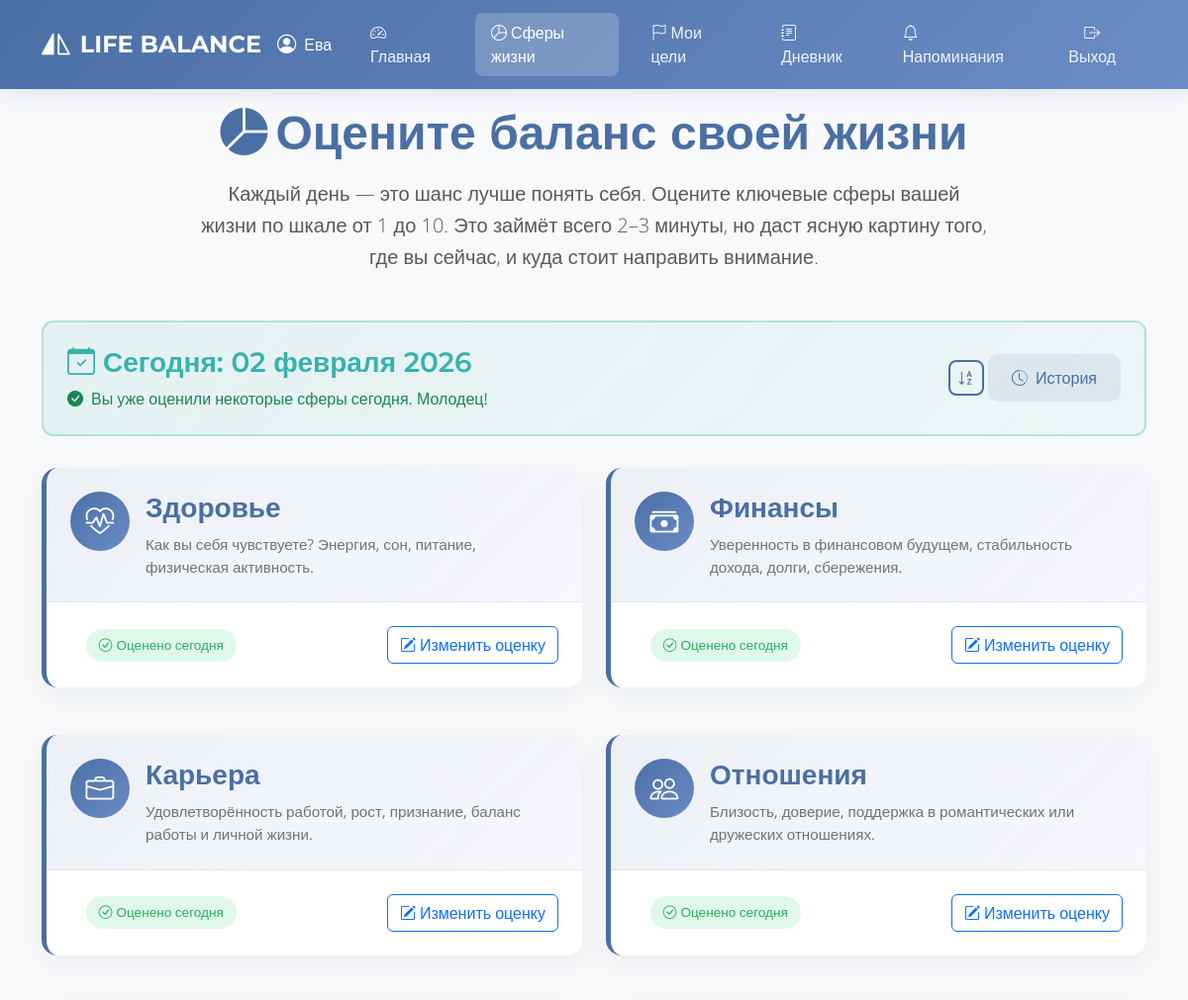
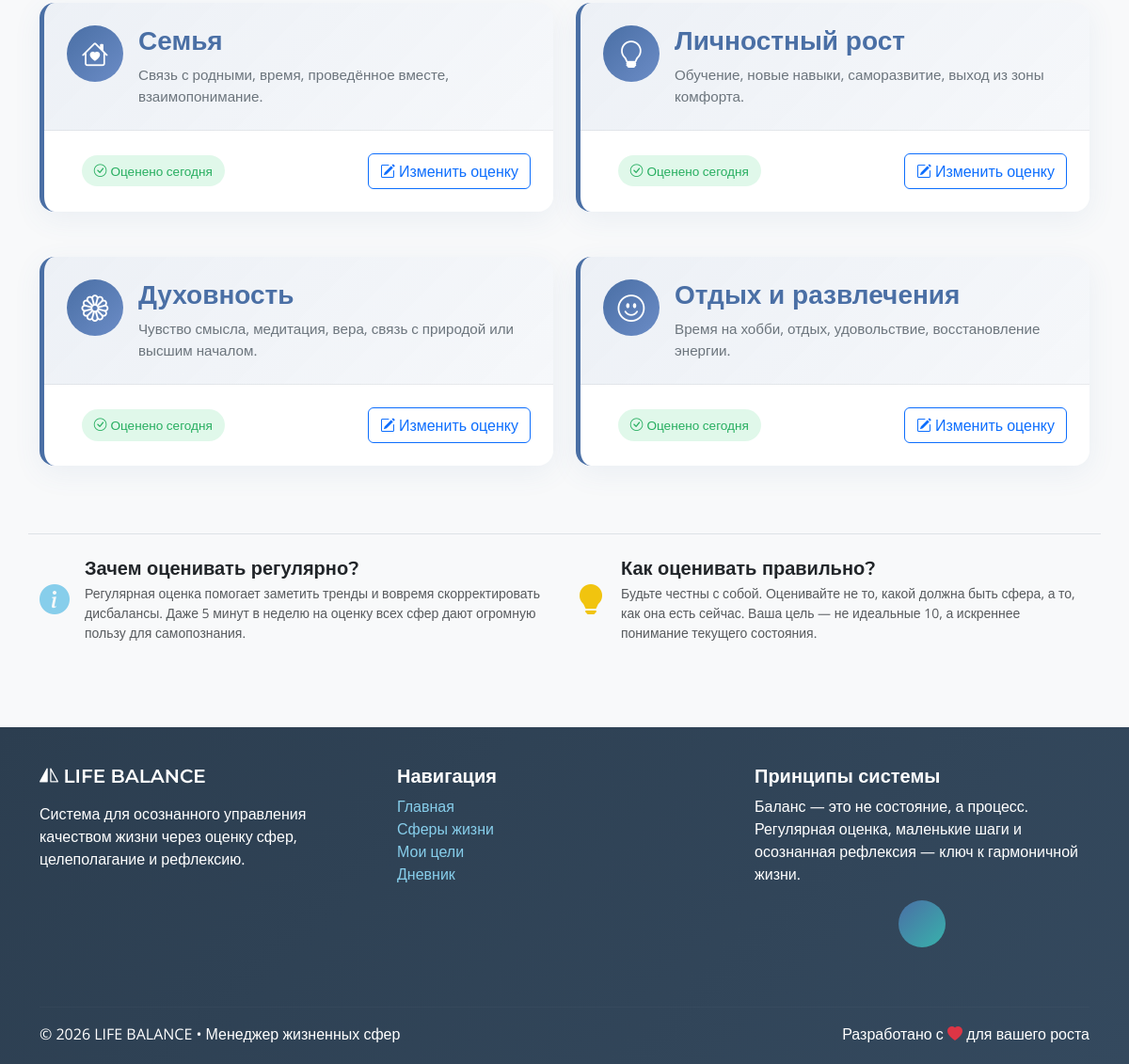
The page /spheres/ (signed in) on the database its author committed (2 pictures, top to bottom).
### lifemanager/models.py (models this page shows, shortened)
class User(AbstractBaseUser):
    id = models.UUIDField(primary_key=True, default=uuid.uuid4, editable=False)
    name = models.CharField(max_length=100, null=False, blank=False)
    email = models.EmailField(max_length=255, unique=True, null=False, blank=False)
    created_at = models.DateTimeField(auto_now_add=True)
    is_active = models.BooleanField(default=True)
    is_admin = models.BooleanField(default=False)
    objects = UserManager()
    USERNAME_FIELD = 'email'
    REQUIRED_FIELDS = ['name']

class LifeSphere(models.Model):
    id = models.UUIDField(primary_key=True, default=uuid.uuid4, editable=False)
    title = models.CharField(max_length=50, unique=True, null=False, blank=False)
    description = models.TextField(null=True, blank=True)

### lifemanager/views.py (the view)
# urls.py: path('spheres/', views.sphere_list, name='sphere_list'),
@login_required
def sphere_list(request):
    sort_by = request.GET.get('sort', '')
    if sort_by == 'alpha':
        spheres = LifeSphere.objects.all().order_by('title')
    else:
        spheres = LifeSphere.objects.all()
    today = date.today()
    assessed_today = SphereAssessment.objects.filter(
        user=request.user,
        date=today
    ).values_list('sphere_id', flat=True)
    return render(request, 'spheres/sphere_list.html', {
        'spheres': spheres,
        'today': today,
        'assessed_today': list(assessed_today),
        'sort_by': sort_by,
    })

### lifemanager/templates/spheres/sphere_list.html (shortened to what this page needs)
{% extends 'base.html' %}
{% block content %}
<div class="fade-in">
    <div class="text-center mb-5">
        <h1 class="display-5 fw-bold mb-3" style="color: var(--primary);">
            <i class="bi bi-pie-chart-fill me-2"></i>Оцените баланс своей жизни
        </h1>
        <p class="lead text-muted mx-auto" style="max-width: 800px; line-height: 1.6;">
            Каждый день — это шанс лучше понять себя. Оцените ключевые сферы вашей жизни по шкале от 1 до 10.
            Это займёт всего 2–3 минуты, но даст ясную картину того, где вы сейчас, и куда стоит направить внимание.
        </p>
    </div>
<div class="today-card">
    <div class="row align-items-center">
        <div class="col-md-8">
            <h3 class="today-title">
                <i class="bi bi-calendar-check me-2"></i>Сегодня: {{ today|date:"d E Y" }}
            </h3>
            {% if assessed_today %}
                <p class="mb-0 text-success">
                    <i class="bi bi-check-circle-fill me-2"></i>Вы уже оценили некоторые сферы сегодня. Молодец!
                </p>
            {% else %}
                <p class="mb-0 text-muted">
                    <i class="bi bi-info-circle me-2"></i>Начните с любой сферы. Регулярная оценка — ключ к осознанности.
                </p>
            {% endif %}
        </div>
        <div class="col-md-4 text-md-end">
<a href="{% if sort_by == 'alpha' %}{% url 'sphere_list' %}{% else %}{% url 'sphere_list' %}?sort=alpha{% endif %}"
   class="sort-toggle-btn {% if sort_by == 'alpha' %}active{% endif %}"
   title="{% if sort_by == 'alpha' %}Исходный порядок{% else %}Сортировать по алфавиту{% endif %}">
    {% if sort_by == 'alpha' %}
        <i class="bi bi-sort-numeric-down"></i>
    {% else %}
        <i class="bi bi-sort-alpha-down"></i>
    {% endif %}
</a>
            <a href="{% url 'assessment_history' %}" class="history-link">
                <i class="bi bi-clock-history me-2"></i>История
            </a>
        </div>
    </div>
</div>
    {% if spheres %}
        {% if spheres|length > 0 %}
            <div class="row g-4">
                {% for sphere in spheres %}
                <div class="col-lg-6">
                    <div class="sphere-card">
                        <div class="sphere-header">
                            <div class="d-flex align-items-start">
                                <div class="sphere-icon" style="background: linear-gradient(135deg, var(--primary) 0%, var(--primary-light) 100%); color: white;">
                                    {% if sphere.title == "Здоровье" %}
                                        <i class="bi bi-heart-pulse"></i>
                                    {% elif sphere.title == "Финансы" %}
                                        <i class="bi bi-cash-stack"></i>
                                    {% elif sphere.title == "Карьера" %}
                                        <i class="bi bi-briefcase"></i>
                                    {% elif sphere.title == "Отношения" %}
                                        <i class="bi bi-people"></i>
                                    {% elif sphere.title == "Семья" %}
                                        <i class="bi bi-house-heart"></i>
                                    {% elif sphere.title == "Личностный рост" %}
                                        <i class="bi bi-lightbulb"></i>
                                    {% elif sphere.title == "Духовность" %}
                                        <i class="bi bi-flower1"></i>
                                    {% elif sphere.title == "Отдых и развлечения" %}
                                        <i class="bi bi-emoji-smile"></i>
                                    {% else %}
                                        <i class="bi bi-circle"></i>
                                    {% endif %}
                                </div>
                                <div class="flex-grow-1">
                                    <h3 class="sphere-title">{{ sphere.title }}</h3>
                                    <p class="sphere-description mb-0">
                                        {% if sphere.title == "Здоровье" %}
                                            Как вы себя чувствуете? Энергия, сон, питание, физическая активность.
                                        {% elif sphere.title == "Финансы" %}
                                            Уверенность в финансовом будущем, стабильность дохода, долги, сбережения.
                                        {% elif sphere.title == "Карьера" %}
                                            Удовлетворённость работой, рост, признание, баланс работы и личной жизни.
                                        {% elif sphere.title == "Отношения" %}
                                            Близость, доверие, поддержка в романтических или дружеских отношениях.
                                        {% elif sphere.title == "Семья" %}
                                            Связь с родными, время, проведённое вместе, взаимопонимание.
                                        {% elif sphere.title == "Личностный рост" %}
                                            Обучение, новые навыки, саморазвитие, выход из зоны комфорта.
                                        {% elif sphere.title == "Духовность" %}
                                            Чувство смысла, медитация, вера, связь с природой или высшим началом.
                                        {% elif sphere.title == "Отдых и развлечения" %}
                                            Время на хобби, отдых, удовольствие, восстановление энергии.
                                        {% else %}
                                            {{ sphere.description|default:"Оцените эту сферу вашей жизни." }}
                                        {% endif %}
                                    </p>
                                </div>
                            </div>
                        </div>
                        <div class="sphere-body">
                            <div class="d-flex justify-content-between align-items-center">
                                <div>
                                    {% if sphere.id in assessed_today %}
                                        <span class="assessment-badge assessed">
                                            <i class="bi bi-check-circle me-1"></i>Оценено сегодня
                                        </span>
                                    {% else %}
                                        <span class="assessment-badge not-assessed">
                                            <i class="bi bi-clock me-1"></i>Не оценено
                                        </span>
                                    {% endif %}
                                </div>
                                <div>
                                    {% if sphere.id in assessed_today %}
                                        <a href="{% url 'create_assessment' sphere.id %}" class="btn btn-outline-primary">
                                            <i class="bi bi-pencil-square me-1"></i>Изменить оценку
                                        </a>
                                    {% else %}
                                        <a href="{% url 'create_assessment' sphere.id %}" class="btn btn-primary">
                                            <i class="bi bi-plus-circle me-1"></i>Оценить сейчас
                                        </a>
                                    {% endif %}
                                </div>
                            </div>
                        </div>
                    </div>
                </div>
                {% endfor %}
            </div>
        {% endif %}
    {% endif %}
    {% if spheres and spheres|length > 0 %}
    <div class="row mt-5 pt-4 border-top">
        <div class="col-md-6">
            <div class="d-flex align-items-center">
                <div class="me-3">
                    <i class="bi bi-info-circle-fill" style="font-size: 2rem; color: var(--info);"></i>
                </div>
                <div>
                    <h5 class="mb-1">Зачем оценивать регулярно?</h5>
                    <p class="mb-0 text-muted small">
                        Регулярная оценка помогает заметить тренды и вовремя скорректировать дисбалансы.
                        Даже 5 минут в неделю на оценку всех сфер дают огромную пользу для самопознания.
                    </p>
                </div>
            </div>
        </div>
        <div class="col-md-6">
            <div class="d-flex align-items-center">
                <div class="me-3">
                    <i class="bi bi-lightbulb-fill" style="font-size: 2rem; color: #f1c40f;"></i>
                </div>
                <div>
                    <h5 class="mb-1">Как оценивать правильно?</h5>
                    <p class="mb-0 text-muted small">
                        Будьте честны с собой. Оценивайте не то, какой должна быть сфера, а то, как она есть сейчас.
                        Ваша цель — не идеальные 10, а искреннее понимание текущего состояния.
                    </p>
                </div>
            </div>
        </div>
    </div>
    {% endif %}
</div>
{% endblock %}

### lifemanager/templates/base.html (shortened to what this page needs)
{% load json_extras %}
{% load static %}
<!DOCTYPE html>
<html lang="ru">
<head>
    <link href="https://cdn.jsdelivr.net/npm/bootstrap@5.3.0/dist/css/bootstrap.min.css" rel="stylesheet">
    <link rel="stylesheet" href="https://cdn.jsdelivr.net/npm/bootstrap-icons@1.10.0/font/bootstrap-icons.css">
</head>
<body>
    <nav class="navbar navbar-expand-lg navbar-dark fixed-top">
        <div class="container">
            <a class="navbar-brand" href="{% url 'dashboard' %}">
                <i class="bi bi-symmetry-vertical"></i>
                LIFE BALANCE
            </a>
            <div class="collapse navbar-collapse" id="navbarNav">
                <ul class="navbar-nav ms-auto">
                    {% if user.is_authenticated %}
                        <li class="nav-item d-flex align-items-center">
                            <a href="{% url 'profile' %}" class="user-greeting text-decoration-none" style="color: white;">
                                <i class="bi bi-person-circle"></i>
                                {{ user.name }}
                            </a>
                        </li>
                        <li class="nav-item">
                            <a class="nav-link {% if request.resolver_match.url_name == 'dashboard' %}active{% endif %}" href="{% url 'dashboard' %}">
                                <i class="bi bi-speedometer2"></i> Главная
                            </a>
                        </li>
                        <li class="nav-item">
                            <a class="nav-link {% if request.resolver_match.url_name == 'sphere_list' %}active{% endif %}" href="{% url 'sphere_list' %}">
                                <i class="bi bi-pie-chart"></i> Сферы жизни
                            </a>
                        </li>
                        <li class="nav-item">
                            <a class="nav-link {% if request.resolver_match.url_name == 'goal_list' %}active{% endif %}" href="{% url 'goal_list' %}">
                                <i class="bi bi-flag"></i> Мои цели
                            </a>
                        </li>
                        <li class="nav-item">
                            <a class="nav-link {% if request.resolver_match.url_name == 'diary_list' %}active{% endif %}" href="{% url 'diary_list' %}">
                                <i class="bi bi-journal-text"></i> Дневник
                            </a>
                        </li>
                        <li class="nav-item">
                            <a class="nav-link {% if request.resolver_match.url_name == 'reminder_list' %}active{% endif %}" href="{% url 'reminder_list' %}">
                                <i class="bi bi-bell"></i> Напоминания
                            </a>
                         </li>
                        <li class="nav-item">
                            <a class="nav-link btn btn-outline-light btn-sm ms-2" href="{% url 'logout' %}">
                                <i class="bi bi-box-arrow-right"></i> Выход
                            </a>
                        </li>
                    {% endif %}
                </ul>
            </div>
        </div>
    </nav>
    <main class="main-container">
        <div class="container fade-in">
            {% block content %}{% endblock %}
        </div>
    </main>
    <footer class="footer">
        <div class="container">
            <div class="row">
                <div class="col-md-4 mb-4">
                    <h5><i class="bi bi-symmetry-vertical"></i> LIFE BALANCE</h5>
                    <p class="mt-3">Система для осознанного управления качеством жизни через оценку сфер, целеполагание и рефлексию.</p>
                </div>
                <div class="col-md-4 mb-4">
                    <h5>Навигация</h5>
                    <ul class="list-unstyled">
                        <li><a href="{% url 'dashboard' %}">Главная</a></li>
                        <li><a href="{% url 'sphere_list' %}">Сферы жизни</a></li>
                        <li><a href="{% url 'goal_list' %}">Мои цели</a></li>
                        <li><a href="{% url 'diary_list' %}">Дневник</a></li>
                    </ul>
                </div>
                <div class="col-md-4 mb-4">
                    <h5>Принципы системы</h5>
                    <p>Баланс — это не состояние, а процесс. Регулярная оценка, маленькие шаги и осознанная рефлексия — ключ к гармоничной жизни.</p>
                    <div class="balance-icon">
                    </div>
                </div>
            </div>
            <hr class="mt-4 mb-3" style="border-color: rgba(255,255,255,0.1);">
            <div class="row">
                <div class="col-md-6">
                    <p class="mb-0">&copy; {% now "Y" %} LIFE BALANCE • Менеджер жизненных сфер</p>
                </div>
                <div class="col-md-6 text-md-end">
                    <p class="mb-0">Разработано с <i class="bi bi-heart-fill text-danger"></i> для вашего роста</p>
                </div>
            </div>
        </div>
    </footer>
</body>
</html>

### rows shown on the page
User: name "Ева"
LifeSphere: title "Здоровье", shows "Как вы себя чувствуете? Энергия, сон, питание, физическая активность.", shows "Оценено сегодня", shows "Изменить оценку"
LifeSphere: title "Финансы", shows "Уверенность в финансовом будущем, стабильность дохода, долги, сбережения.", shows "Оценено сегодня", shows "Изменить оценку"
LifeSphere: title "Карьера", shows "Удовлетворённость работой, рост, признание, баланс работы и личной жизни.", shows "Оценено сегодня", shows "Изменить оценку"
LifeSphere: title "Отношения", shows "Близость, доверие, поддержка в романтических или дружеских отношениях.", shows "Оценено сегодня", shows "Изменить оценку"
LifeSphere: title "Семья", shows "Связь с родными, время, проведённое вместе, взаимопонимание.", shows "Оценено сегодня", shows "Изменить оценку"
LifeSphere: title "Личностный рост", shows "Обучение, новые навыки, саморазвитие, выход из зоны комфорта.", shows "Оценено сегодня", shows "Изменить оценку"
LifeSphere: title "Духовность", shows "Чувство смысла, медитация, вера, связь с природой или высшим началом.", shows "Оценено сегодня", shows "Изменить оценку"
LifeSphere: title "Отдых и развлечения", shows "Время на хобби, отдых, удовольствие, восстановление энергии.", shows "Оценено сегодня", shows "Изменить оценку"

### other values the page prints
{{ today|date:"d E Y" }} "02 февраля 2026"
